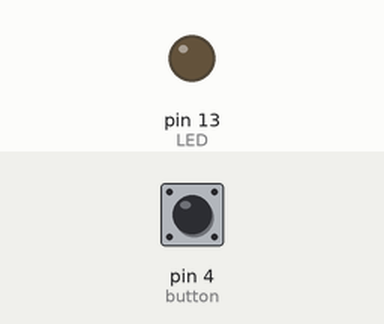
A sketch run on a simulated Arduino Uno, built with avr-gcc and run on an emulated ATmega328P. Shown: output pins drawn as LEDs (lit = HIGH). Inputs (shaded band) come from the test bench; at power-on: pin 4 (button) LOW.

Above: at 1.2 s.
1.3 s: pin 4 (button) pulled HIGH for 0.15 s
At 1.37 s:
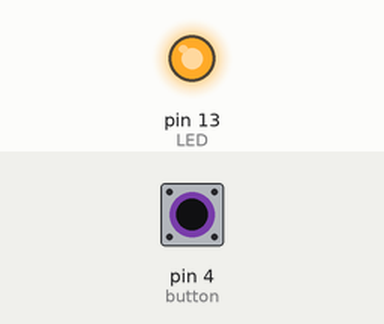
2.9 s: pin 4 (button) pulled HIGH for 3.2 s
At 7.3 s:
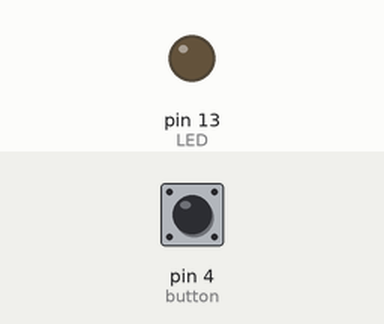
Timing chart, 0 to 8.8 s (numbered marks = the images above; inputs shaded):
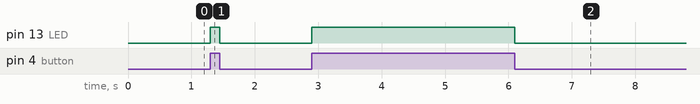

The sketch:

e02_button_led.ino
```cpp
void setup() {
  pinMode(4, INPUT);      // button
  pinMode(13, OUTPUT);    // LED
}

void loop() {
  digitalWrite(13, digitalRead(4));   // LED copies the button
}
```

Measured:
- after the input at 1.3 s, pin 13 (LED): LOW → HIGH at once, → LOW 0.15 s later
- after the input at 2.9 s, pin 13 (LED): LOW → HIGH at once, → LOW 3.2 s later
